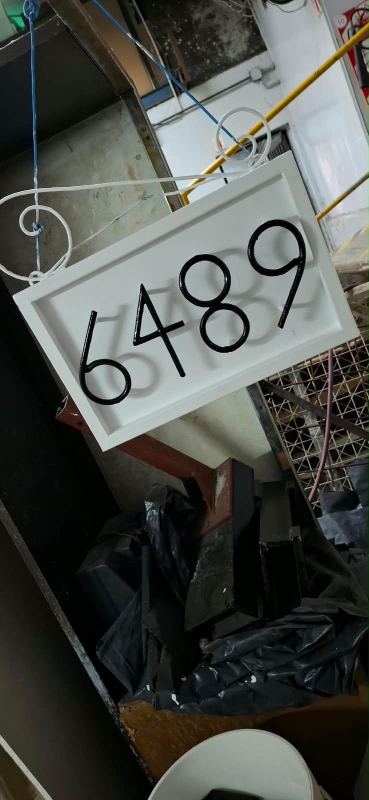
#> input picture originales/WhatsApp Image 2026-10-01 at 19.08.39.jpeg, 738 x 1600 px, given in place of WhatsApp Image 2026-10-01 at 19.08.42.jpeg, which was not available (shown at 1/2 size)
$ python fotos.py
#> lines starting #> are read from the running program, lines starting #| are printed output that depends on the picture; pictures that were not available may be replaced by others from this repository, and a replacement may not be noted
"""Genera las imágenes del sitio a partir de originales/.

Uso:  python herramientas/fotos.py   (desde la raíz del repo, necesita Pillow;
      para la cocina también imageio-ffmpeg, que trae ffmpeg)

Cada foto se recorta alrededor de un punto de interés (fx, fy entre 0 y 1).
"""
from pathlib import Path
from PIL import Image, ImageDraw, ImageFont, ImageOps

RAIZ = Path(__file__).resolve().parent.parent
ORIG = RAIZ / "originales"
IMG = RAIZ / "img"
PREFIJO = "WhatsApp Image 2026-10-01 at "

# slug: (archivo original sin prefijo, fx, fy)
GALERIA = {
    "tinglado-chapa":        ("19.08.42.jpeg", 0.5, 0.40),
    "tinglado-chapa-frente": ("19.08.41 (3).jpeg", 0.5, 0.45),
    "baranda-rampa":         ("19.08.39 (1).jpeg", 0.5, 0.50),
    "baranda-rampa-lateral": ("19.08.41 (1).jpeg", 0.5, 0.50),
    "rejas-metal-desplegado": ("19.08.41.jpeg", 0.5, 0.35),
    "parrilla-brasero":      ("19.08.38.jpeg", 0.52, 0.5),
    "parrilla":              ("19.08.40.jpeg", 0.5, 0.45),
    "pala-atizador":         ("19.08.38 (1).jpeg", 0.5, 0.55),
    "cartel-numero":         ("19.08.39.jpeg", 0.5, 0.38),
    "mensula":               ("19.08.41 (2).jpeg", 0.5, 0.35),
    "mensulas-par":          ("19.08.40 (1).jpeg", 0.5, 0.5),
    "pasillo-piso-verde":    ("19.08.43 (1).jpeg", 0.5, 0.55),
    "revestimiento-gris":    ("19.08.43 (3).jpeg", 0.5, 0.55),
    "sala-de-espera":        ("19.08.42 (2).jpeg", 0.5, 0.6),
    "pasillo":               ("19.08.45 (4).jpeg", 0.5, 0.55),
    "puerta-doble":          ("19.08.45 (5).jpeg", 0.5, 0.5),
    "puerta-vaiven":         ("19.08.46 (1).jpeg", 0.5, 0.5),
    "puertas-pasillo":       ("19.08.46 (2).jpeg", 0.5, 0.55),
    "puerta-paneles":        ("19.08.44.jpeg", 0.5, 0.5),
    "ascensor":              ("19.08.47 (2).jpeg", 0.5, 0.45),
    "terraza-piso":          ("19.08.48 (1).jpeg", 0.5, 0.6),
    "terraza-piso-patio":    ("19.08.47 (4).jpeg", 0.5, 0.6),
    "cielorraso":            ("19.08.44 (1).jpeg", 0.5, 0.4),
    "split-instalado":       ("19.08.45 (2).jpeg", 0.5, 0.65),
    "split-pared":           ("19.08.45.jpeg", 0.5, 0.45),
    "split-caneria" :         ("19.08.45 (3).jpeg", 0.3, 0.5),
}

# slug: (archivo, fx, fy) — recorte 4:5
PARES = {
    "tinglado-antes":  ("19.08.42 (1).jpeg", 0.5, 0.5),
    "tinglado-despues": ("19.08.42.jpeg", 0.5, 0.45),
    "puerta-antes":    ("19.08.43 (2).jpeg", 0.45, 0.5),
    "puerta-despues":  ("19.08.43 (1).jpeg", 0.5, 0.5),
    "pared-antes":     ("19.08.43.jpeg", 0.5, 0.45),
    "pared-despues":   ("19.08.43 (3).jpeg", 0.5, 0.5),
    "cartel-antes":    ("19.08.39 (3).jpeg", 0.5, 0.42),
    "cartel-despues":  ("19.08.39.jpeg", 0.5, 0.36),
}

# Cocina (fotos del 2026-10-03, sacadas torcidas, y video del antes).
# slug: (archivo, grados para enderezar, fx, fy) — fx/fy sobre la foto ya enderezada
COCINA_FOTOS = {
    "cocina-revestimiento": ("WhatsApp Image 2026-10-03 at 15.21.03.jpeg", 50, 0.50, 0.50),
    "cocina-mesada":        ("WhatsApp Image 2026-10-03 at 15.21.04.jpeg", 47, 0.44, 0.40),
}
COCINA_VIDEO = "WhatsApp Video 2026-10-03 at 15.21.04.mp4"
COCINA_ANTES_SEGUNDO = 5.17  # cuadro nítido con el boquete y la llave de paso en el medio

AMARILLO = (255, 194, 26)
HIERRO = (23, 24, 26)
PAPEL = (243, 240, 232)


def abrir(nombre):
#> called with nombre = '19.08.42.jpeg'
    return ImageOps.exif_transpose(Image.open(ORIG / (PREFIJO + nombre))).convert("RGB")
#> returned value is the input picture: PIL image 738x1600 RGB; mean R, G, B 76, 78.6, 73.9


def recortar(im, proporcion, fx, fy):
    """Recorta al ancho/alto `proporcion` lo más grande posible, centrado en (fx, fy)."""
#> called with proporcion = 1, fx = 0.5, fy = 0.4
    w, h = im.size
#> w = 738; h = 1600
    if w / h > proporcion:
        cw, ch = round(h * proporcion), h
    else:
        cw, ch = w, round(w / proporcion)
#> cw = 738; ch = 738
    x = min(max(round(fx * w - cw / 2), 0), w - cw)
#> x = 0
    y = min(max(round(fy * h - ch / 2), 0), h - ch)
#> y = 271
    return im.crop((x, y, x + cw, y + ch))
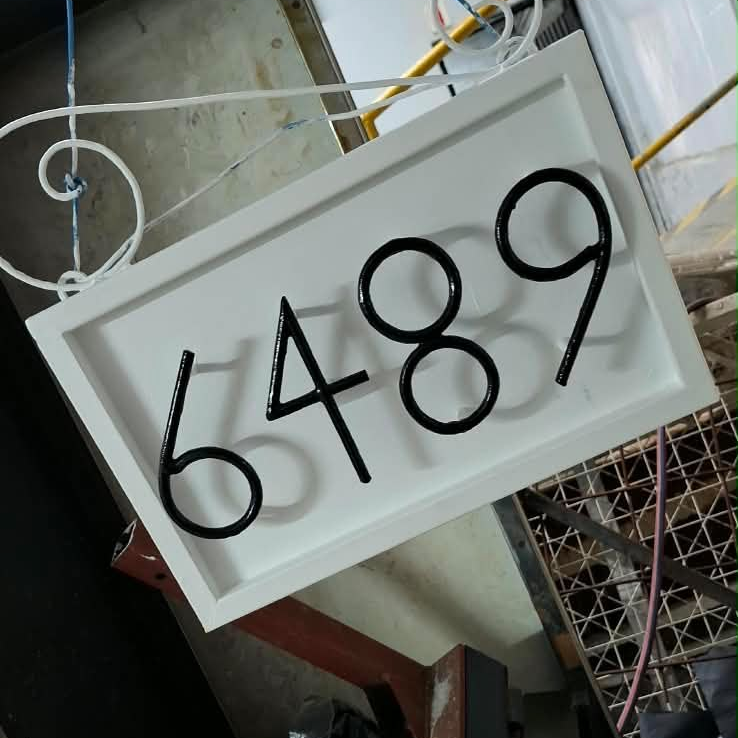
#> returned value: PIL image 738x738 RGB; mean R, G, B 106.7, 110.6, 105.6


def guardar(im, destino, calidad=80):
    destino.parent.mkdir(parents=True, exist_ok=True)
    im.save(destino, "WEBP", quality=calidad, method=6)
    return destino.stat().st_size // 1024


# [4 lines left out: function fuente, not called in this run]


def galeria():
    for slug, (archivo, fx, fy) in GALERIA.items():
        im = abrir(archivo)
        chica = recortar(im, 1, fx, fy).resize((800, 800), Image.LANCZOS)
        grande = im.copy()
        grande.thumbnail((1400, 1400), Image.LANCZOS)
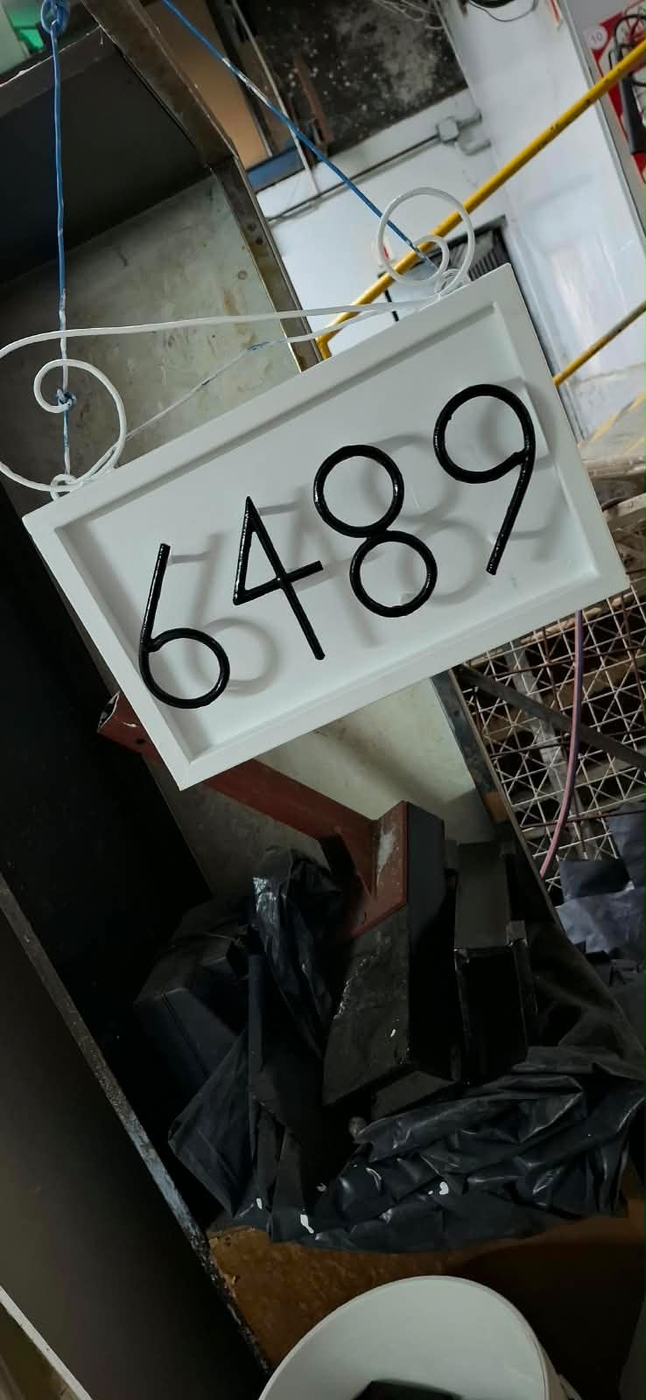
#> grande: PIL image 646x1400 RGB; mean R, G, B 76, 78.6, 73.9
        kb1 = guardar(chica, IMG / "trabajos" / f"{slug}.webp")
        kb2 = guardar(grande, IMG / "trabajos" / "grande" / f"{slug}.webp", 75)
        print(f"{slug:26} {kb1:4} KB  grande {kb2:4} KB")


# [28 lines left out: functions pares, enderezar, recortar_dentro, not called in this run]


def ffmpeg():
    import imageio_ffmpeg  # pip install imageio-ffmpeg
    return imageio_ffmpeg.get_ffmpeg_exe()


# [86 lines left out: functions cocina, hero, og_image, iconos, not called in this run]


if __name__ == "__main__":
#> (the run stopped early here; a loop or call above may not have finished)

$ run again, on originales/WhatsApp Image 2026-10-01 at 19.08.40.jpeg
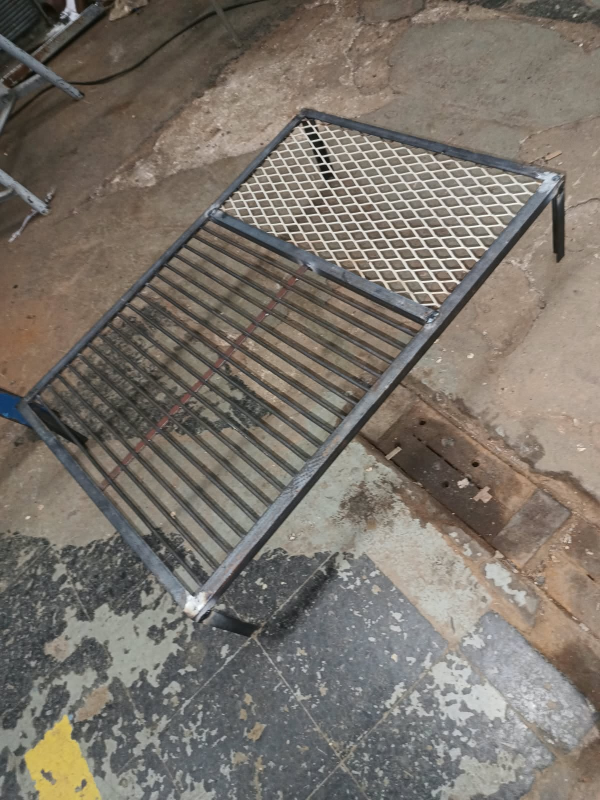
#> input picture originales/WhatsApp Image 2026-10-01 at 19.08.40.jpeg, 1200 x 1600 px, given in place of WhatsApp Image 2026-10-01 at 19.08.42.jpeg, which was not available (shown at 1/2 size)
#> in abrir, returned value is the input picture: PIL image 1200x1600 RGB; mean R, G, B 122.1, 115.3, 106.7
#> in recortar, `return im.crop((x, y, x + cw, y + ch))`:
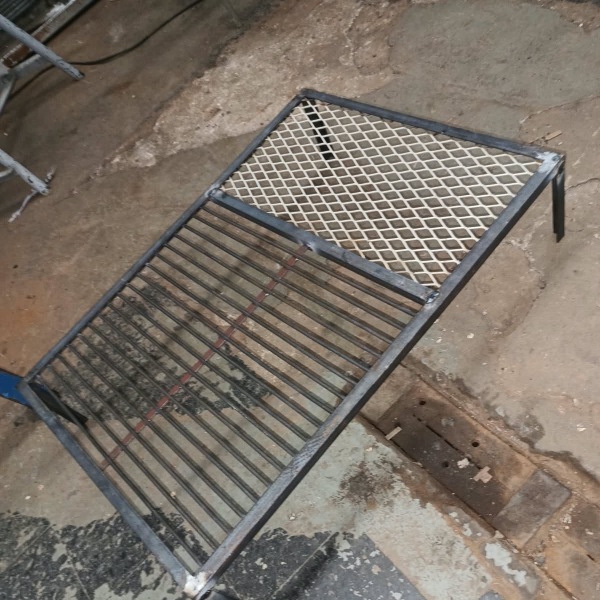
#> returned value: PIL image 1200x1200 RGB (shown at 1/2 size); mean R, G, B 122.5, 113.6, 103.7
#> in galeria, `chica = recortar(im, 1, fx, fy).resize((800, 800), Image.LANCZOS)`:
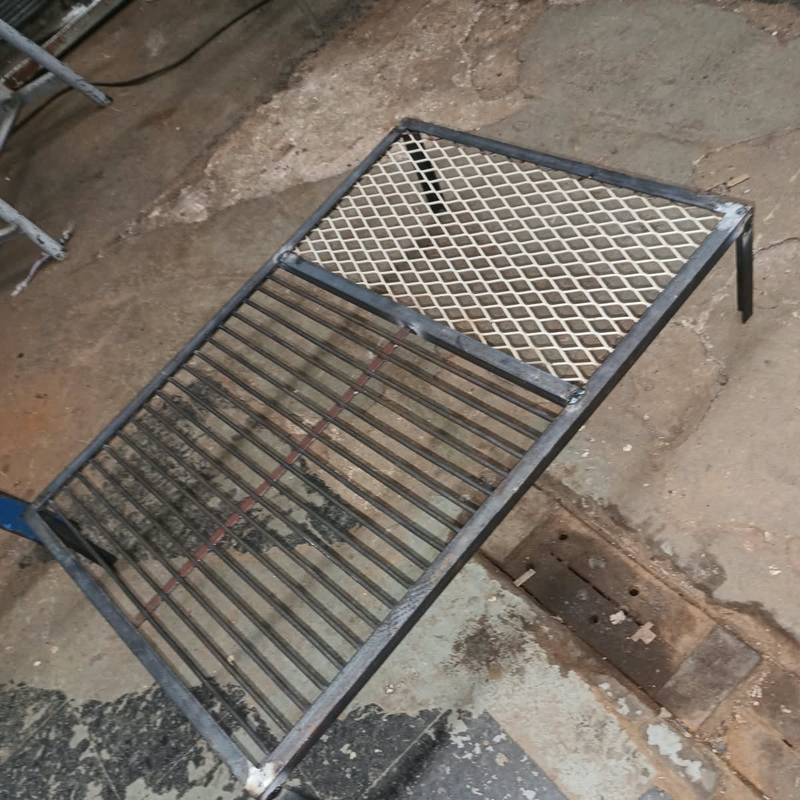
#> chica: PIL image 800x800 RGB; mean R, G, B 122.5, 113.6, 103.7

$ run again, on originales/WhatsApp Image 2026-10-01 at 19.08.41.jpeg
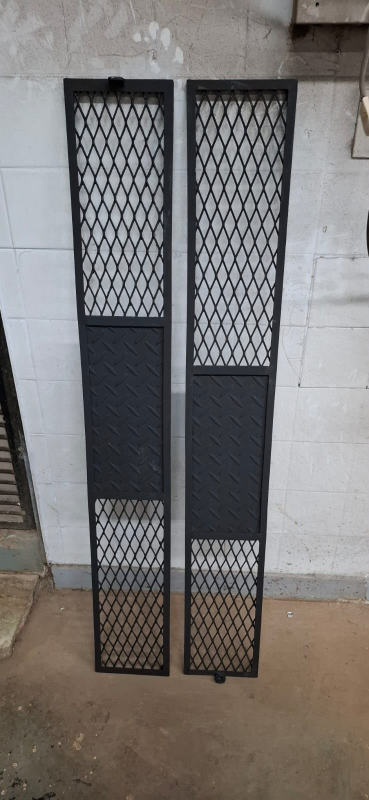
#> input picture originales/WhatsApp Image 2026-10-01 at 19.08.41.jpeg, 738 x 1600 px, given in place of WhatsApp Image 2026-10-01 at 19.08.42.jpeg, which was not available (shown at 1/2 size)
#> in abrir, returned value is the input picture: PIL image 738x1600 RGB; mean R, G, B 121.2, 118, 116.7
#> in recortar, `return im.crop((x, y, x + cw, y + ch))`:
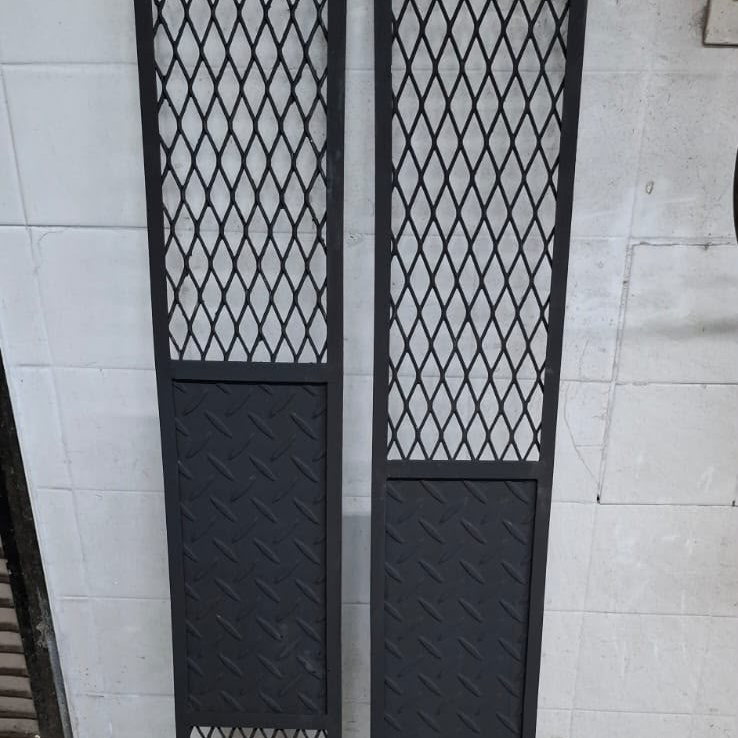
#> returned value: PIL image 738x738 RGB; mean R, G, B 128.2, 131.3, 137.1
#> in galeria, `grande.thumbnail((1400, 1400), Image.LANCZOS)`:
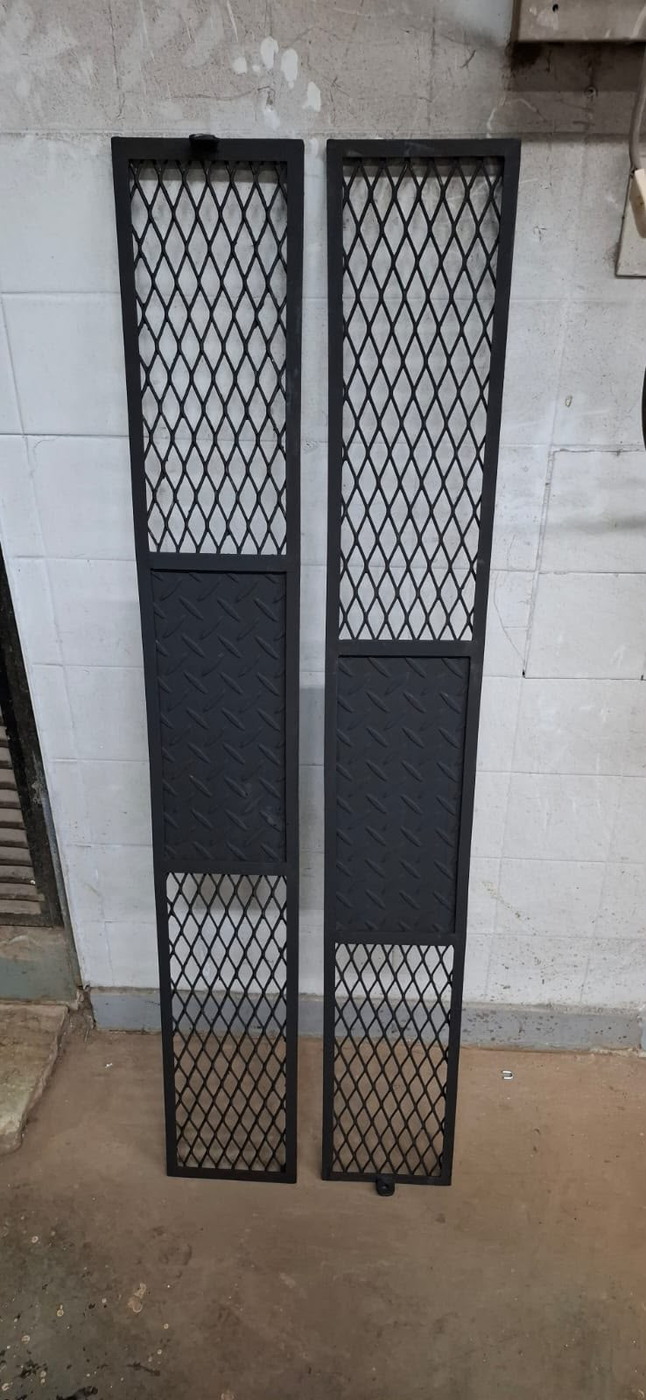
#> grande: PIL image 646x1400 RGB; mean R, G, B 121.2, 118, 116.7
